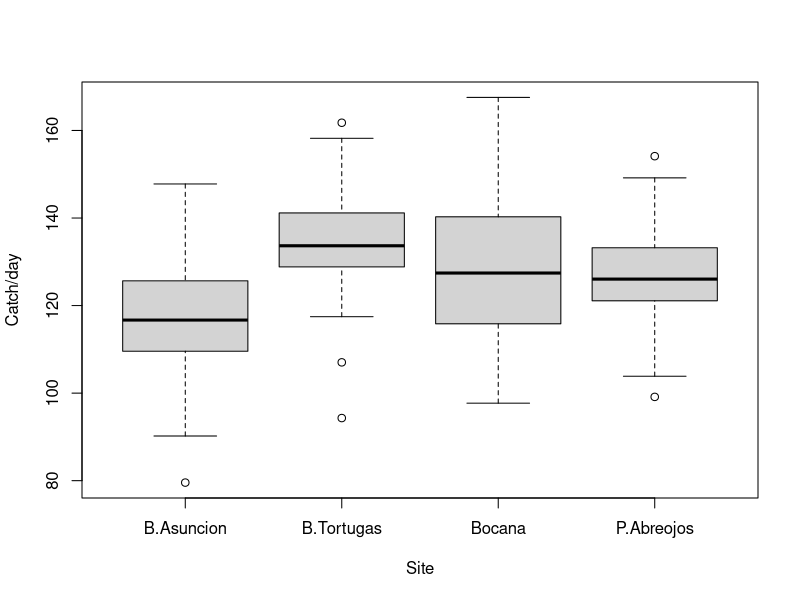
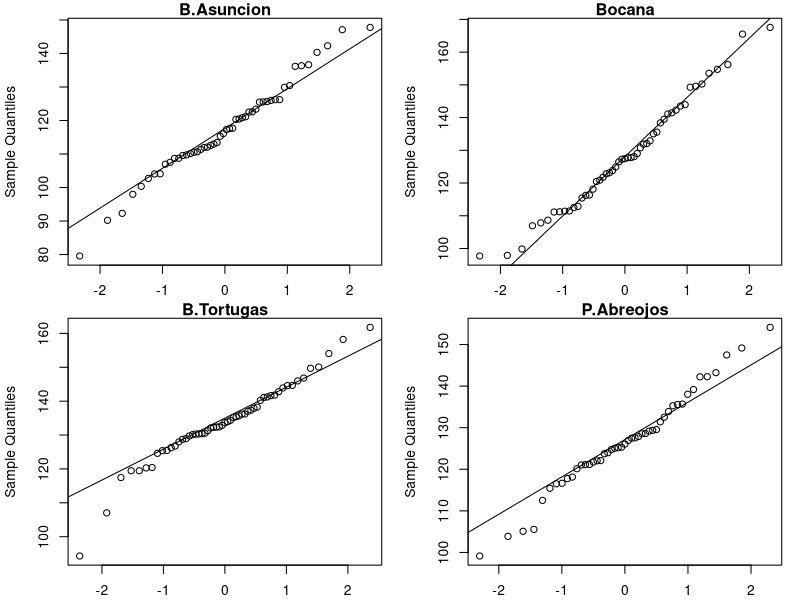
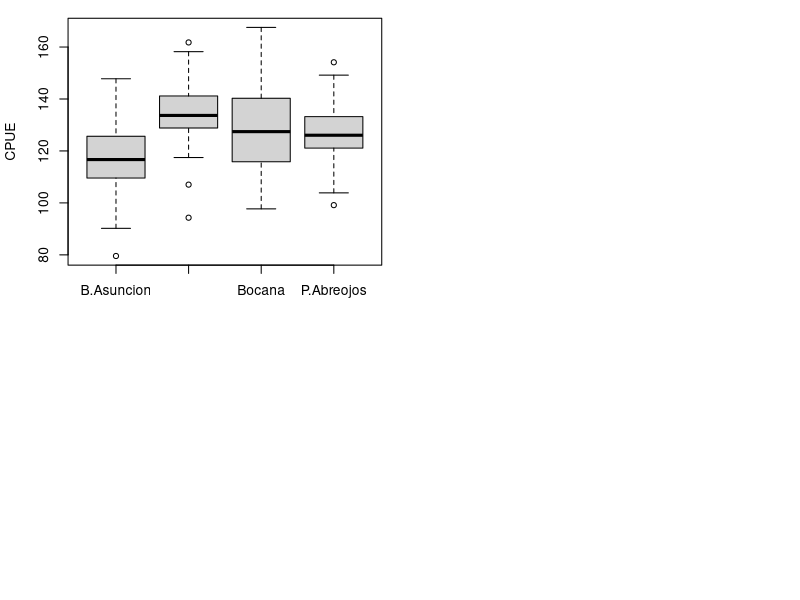

Here is the R script that generated these plots, in order: (Note: this script raises an error after producing the figures.)
# ANOVA
# Brian Stock
# 03.27.17

# Load packages
library(multcomp) # for Tukey multiple comparisons
library(dplyr)    # for summarizing data

# Set your working directory to where your workshop files are
setwd("/home/brian/Documents/Workshops/Mexico fisheries/StatsClass")
dat <- read.csv("ANOVA_CPUE.csv")

# Look at dat
names(dat) # column names (variables)
dim(dat) # number rows and columns
head(dat) # first 6 lines
summary(dat) # summarize each column
table(dat$site) # get sample size of each site

# Boxplot of CPUE by site
# want y ~ x, explain change in y using x
boxplot(CPUE ~ site, data = dat,
        xlab = "Site",
        ylab = "Catch/day")

# Use dplyr to create summary table
# %>% means 'pass result on' or 'pipe'
# n() gets the sample size of each group
# mean() gets the mean of each group
dat.summary <- dat %>% 
  group_by(site) %>%
  summarize(N=n(), CPUE.mean=mean(CPUE))

dat.summary

# Check assumptions
# 1. each group is normal
# make QQ plots for each group
# par(mfrow) puts more than one graph in same plot
# mar adjusts plot margins (bot,left,top,right)
par(mfrow = c(2,2), mar=c(2, 4, 1, 1) + 0.1)

# filter is from dplyr. it selects rows (like 'which')
qqnorm(filter(dat,site=="B.Asuncion")$CPUE, main="B.Asuncion")
qqline(filter(dat,site=="B.Asuncion")$CPUE)
qqnorm(filter(dat,site=="Bocana")$CPUE, main="Bocana")
qqline(filter(dat,site=="Bocana")$CPUE)
qqnorm(filter(dat,site=="B.Tortugas")$CPUE, main="B.Tortugas")
qqline(filter(dat,site=="B.Tortugas")$CPUE)
qqnorm(filter(dat,site=="P.Abreojos")$CPUE, main="P.Abreojos")
qqline(filter(dat,site=="P.Abreojos")$CPUE)

# Check 2. each group have equal variance? (boxplot is good enough)
boxplot(CPUE~site,data=dat)

# Assumptions are ok. Do an ANOVA
fit <- aov(CPUE~site, data=dat) # create an 'aov' object
class(fit) # check class of fit ('aov' 'lm')
summary(fit) # see ANOVA table

# Null: all sites have same mean CPUE
# p < 0.05 so we reject the null
# At least one site has a different mean CPUE

# Now do Tukey test. Which sites are different?
# Using 'multcomp' package
# glht = general linear hypothesis test
# mcp = multiple comparisons
# 'site' is the group variable in 'dat'
fit.tukey <- glht(fit, mcp(site="Tukey"))
summary(fit.tukey)

# add Tukey letters to boxplot
par(mfrow=c(1,1)) # reset your plot to have only 1 graph
boxplot(CPUE~site,
        data=dat,
        xlab="Site",
        ylab="Catch/day (# fish)") # same boxplot
# get Tukey letters from 'fit.tukey' using 'cld' function
letters <- cld(fit.tukey)$mcletters$Letters
n.sites <- length(unique(dat$site)) # number of sites
for(i in 1:n.sites) mtext(letters[i],side=3,at=i)
